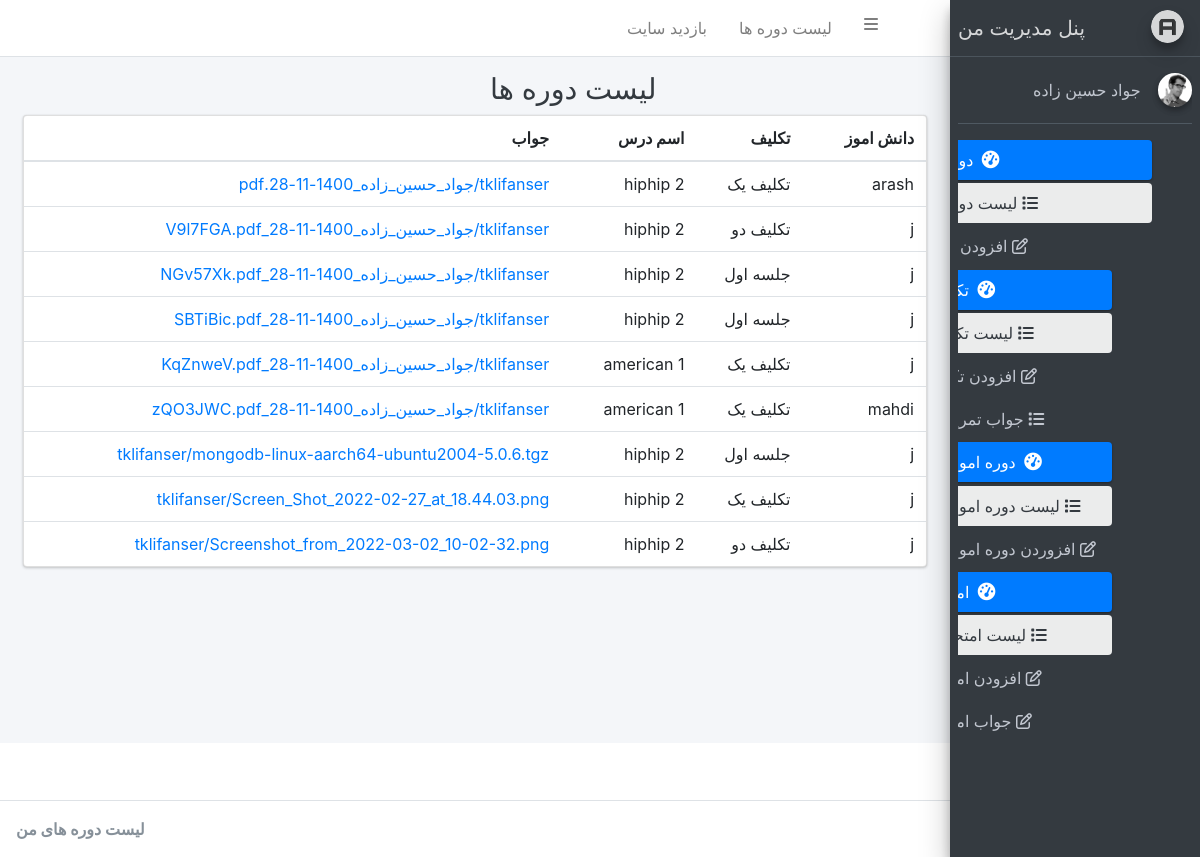
Screenshot of /tklif-answer-admin/ (signed in) with the database file from the repository.
### learning/models.py (models this page shows, shortened)
class TklifAnswer(models.Model):
	user = models.ForeignKey(User, on_delete=models.CASCADE)
	taklif = models.ForeignKey(tklif, on_delete=models.CASCADE)
	ansser = models.FileField(upload_to="tklifanser/", verbose_name="جواب سوال")

class tklif(models.Model):
	user = models.ForeignKey(User, on_delete=models.CASCADE)
	courses = models.ForeignKey(Course, on_delete=models.CASCADE, related_name="coursess")
	title = models.CharField(max_length=100)
	session_number = models.IntegerField(default=1, null=True,)
	description = models.TextField()
	pic = models.ImageField(upload_to="images/")
	def __str__(self):
		return self.courses.name

class Course(models.Model):
	STATUS = (
		("p", "منتشر شده"),
		('d', "پیش نویس"),
	)
	user = models.ForeignKey(User, on_delete=models.CASCADE, related_name="Courses", verbose_name="کاربر")
	slug = models.SlugField(max_length=50, unique=True, null=True, verbose_name="ادرس دوره")
	name = models.CharField(max_length=100,verbose_name="اسم دوره")
	text = models.TextField(verbose_name="توضیحات")
	level = models.CharField(max_length=50, verbose_name="سطح کلاس")
	time = models.DateField(verbose_name="تاریخ شروع")
	term_number = models.IntegerField(verbose_name="شماره ترم")
	start_time = models.CharField(max_length=100, verbose_name="ساعت کلاس")
	price = models.IntegerField(default=0)
	Status = models.CharField(max_length=10, choices=STATUS, default="d", verbose_name="وضعیت")
	students = models.ManyToManyField(User, blank=True, related_name="student")
	objects = PublishManager()

### account/views.py (the view)
# urls.py: path("tklif-answer-admin/", TklifAnswerAdmin.as_view(), name="tklif-answer-admin"),
class TklifAnswerAdmin(LoginRequiredMixin ,ListView):
	template_name = "account/TklifProfileAdmin.html"
	def get_queryset(self):
		if self.request.user.is_superuser:
			return TklifAnswer.objects.all()
		else:
			return TklifAnswer.objects.filter(taklif__user = self.request.user)

### templates/account/TklifProfileAdmin.html (shortened to what this page needs)
{% extends "account/base.html" %}
{% block content %}
              <div class="row">
                <div class="col-12">
                  <div class="card">
                    <div class="card-body table-responsive p-0">
                      <table class="table table-hover">
                        <thead>
                          <tr>
                            <th>دانش اموز</th>
                            <th>تکلیف</th>
                            <th>اسم درس</th>
                            <th>جواب</th>
                          </tr>
                        </thead>
                        <tbody>
                          <tr>
                            {% for tklifss in object_list %}
                            <td>{{tklifss.user}}</td>
                            <td>{{tklifss.taklif.title}}</td>
                            <td>{{tklifss.taklif}}</td>
                            <td><a href="{{tklifss.ansser.url}}">{{ tklifss.ansser }}</a></td>
                          </tr>
                          {% endfor %}
                        </table>
                    </div>
                  </div>
                </div>
              </div>
            </div>
            {% endblock %}

### templates/account/base.html (shortened to what this page needs)
{% load static %}
<html>
<head>
  <link rel="stylesheet" href="{% static 'registration/adminlte/plugins/fontawesome-free/css/all.min.css' %}">
  <link rel="stylesheet" href="https://code.ionicframework.com/ionicons/2.0.1/css/ionicons.min.css">
  <link rel="stylesheet" href="{% static 'registration/adminlte/plugins/tempusdominus-bootstrap-4/css/tempusdominus-bootstrap-4.min.css' %}">
  <link rel="stylesheet" href="{% static 'registration/adminlte/plugins/icheck-bootstrap/icheck-bootstrap.min.css' %}">
  <link rel="stylesheet" href="{% static 'registration/adminlte/plugins/jqvmap/jqvmap.min.css' %}">
  <link rel="stylesheet" href="{% static 'registration/adminlte/dist/css/adminlte.min.css' %}">
  <link rel="stylesheet" href="{% static 'registration/adminlte/plugins/overlayScrollbars/css/OverlayScrollbars.min.css' %}">
  <link rel="stylesheet" href="{% static 'registration/adminlte/plugins/daterangepicker/daterangepicker.css' %}">
  <link rel="stylesheet" href="{% static 'registration/adminlte/plugins/summernote/summernote-bs4.css' %}">
  <link rel="stylesheet" href="https://cdn.rtlcss.com/bootstrap/v4.2.1/css/bootstrap.min.css">
  <link rel="stylesheet" href="{% static 'registration/adminlte/dist/css/custom.css' %}">
</head>
<body class="hold-transition sidebar-mini layout-fixed">
<div class="wrapper">
  <nav class="main-header navbar navbar-expand navbar-white navbar-light">
    <ul class="navbar-nav">
      <li class="nav-item">
        <a class="nav-link" data-widget="pushmenu" href="#"><i class="fas fa-bars"></i></a>
      </li>
      <li class="nav-item d-none d-sm-inline-block">
        <a href="{% url 'account:Profile' %}" class="nav-link">لیست دوره ها</a>
      </li>
      <li class="nav-item d-none d-sm-inline-block">
        <a href="{% url 'learning:home' %}" class="nav-link">بازدید سایت</a>
      </li>
    </ul>
    <ul class="navbar-nav mr-auto-navbav">
      <li class="nav-item dropdown">
        <a class="nav-link" data-toggle="dropdown" href="{% url 'account:logout' %}">
      </li>
    </ul>
  </nav>
  <aside class="main-sidebar sidebar-dark-primary elevation-4">
    <a href="index3.html" class="brand-link">
      <img src="{% static 'registration/adminlte/dist/img/AdminLTELogo.png' %}" alt="AdminLTE Logo" class="brand-image img-circle elevation-3"
           style="opacity: .8">
      <span class="brand-text font-weight-light">پنل مدیریت من</span>
    </a>
    <div class="sidebar">
      <div class="user-panel mt-3 pb-3 mb-3 d-flex">
        <div class="image">
          <img src="{% static 'registration/adminlte/dist/img/user2-160x160.jpg' %}" class="img-circle elevation-2" alt="User Image">
        </div>
        <div class="info">
          <a href="#" class="d-block">
            {% if user.get_full_name %}
            {{user.get_full_name}}
          {% else %}
            {{user.username}}
          {% endif %}
          </a>
        </div>
      </div>
      <nav class="mt-2">
        <ul class="nav nav-pills nav-sidebar flex-column" data-widget="treeview" role="menu" data-accordion="false">
          <li class="nav-item has-treeview menu-open">
            <a href="#" class="nav-link active">
              <i class="nav-icon fas fa-tachometer-alt"></i>
              <p>
                دوره ها
              </p>
            </a>
            <ul class="nav nav-treeview">
              <li class="nav-item">
                <a href="{% url 'account:Profile' %}" class="nav-link active">
                  <i class="fa fa-list"></i>
                  <p>لیست دوره ها</p>
                </a>
              </li>
              <li class="nav-item">
                <a href="{% url 'account:CreateCourses' %}" class="nav-link">
                  <i class="fa fa-edit"></i>
                  <p>افزودن دوره</p>
                </a>
              </li>
            </ul>
                    <ul class="nav nav-pills nav-sidebar flex-column" data-widget="treeview" role="menu" data-accordion="false">
          <li class="nav-item has-treeview menu-open">
            <a href="#" class="nav-link active">
              <i class="nav-icon fas fa-tachometer-alt"></i>
              <p>
                تکالیف
              </p>
            </a>
            <ul class="nav nav-treeview">
              <li class="nav-item">
                <a href="{% url 'account:homework' %}" class="nav-link active">
                  <i class="fa fa-list"></i>
                  <p>لیست تکالیف</p>
                </a>
              </li>
              <li class="nav-item">
                <a href="{% url 'account:create-tklif' %}" class="nav-link">
                  <i class="fa fa-edit"></i>
                  <p>افزودن تکلیف</p>
                </a>
              </li>
              <li class="nav-item">
                <a href="{% url 'account:tklif-answer-admin' %}" class="nav-link">
                  <i class="fa fa-list"></i>
                  <p>جواب تمرین ها</p>
                </a>
              </li>
            </ul>
            {% if user.is_superuser %}
          <li class="nav-item has-treeview menu-open">
            <a href="#" class="nav-link active">
              <i class="nav-icon fas fa-tachometer-alt"></i>
              <p>
                دوره اموزشی
              </p>
            </a>
            <ul class="nav nav-treeview">
              <li class="nav-item">
                <a href="{% url 'courseSales:CourseSalesList' %}" class="nav-link active">
                  <i class="fa fa-list"></i>
                  <p>لیست دوره اموزشی</p>
                </a>
              </li>
              <li class="nav-item">
                <a href="{% url 'courseSales:CreateCourseSales' %}" class="nav-link">
                  <i class="fa fa-edit"></i>
                  <p>افزوردن دوره اموزشی</p>
                </a>
              </li>
            </ul>
            {% endif %}
            <li class="nav-item has-treeview menu-open">
              <a href="#" class="nav-link active">
                <i class="nav-icon fas fa-tachometer-alt"></i>
                <p>
                             امتحان
                </p>
              </a>
              <ul class="nav nav-treeview">
                <li class="nav-item">
                  <a href="{% url 'account:quizlist' %}" class="nav-link active">
                    <i class="fa fa-list"></i>
                    <p>لیست امتحانات</p>
                  </a>
                </li>
                <li class="nav-item">
                  <a href="{% url 'courseSales:CreateCourseSales' %}" class="nav-link">
                    <i class="fa fa-edit"></i>
                    <p>افزودن امتحان</p>
                  </a>
                </li>
                <li class="nav-item">
                  <a href="{% url 'courseSales:CreateCourseSales' %}" class="nav-link">
                    <i class="fa fa-edit"></i>
                    <p>جواب امتحان</p>
                  </a>
                </li>
              </ul>
    </div>
  </aside>
  <div class="content-wrapper">
    <div class="content-header">
      <div class="container-fluid">
        <div class="row mb-2">
          <div class="col-sm-6">
            <h1 class="m-0 text-dark">{% block title-safhe %} لیست دوره ها {% endblock %}</h1>
          </div>
              </div>
            {% block content %}
            {% endblock %}
        </div>
      </div>
  </div>
  <footer class="main-footer">
    <strong>
      لیست دوره های من
    </strong>
  </footer>
</body>
</html>

### rows the page displays
TklifAnswer: user "arash", taklif "تکلیف یک", taklif "2 hiphip", ansser "tklifanser/جواد_حسین_زاده_1400-11-28.pdf"
TklifAnswer: user "j", taklif "تکلیف دو", taklif "2 hiphip", ansser "tklifanser/جواد_حسین_زاده_1400-11-28_V9l7FGA.pdf"
TklifAnswer: user "j", taklif "جلسه اول", taklif "2 hiphip", ansser "tklifanser/جواد_حسین_زاده_1400-11-28_NGv57Xk.pdf"
TklifAnswer: user "j", taklif "جلسه اول", taklif "2 hiphip", ansser "tklifanser/جواد_حسین_زاده_1400-11-28_SBTiBic.pdf"
TklifAnswer: user "j", taklif "تکلیف یک", taklif "american 1", ansser "tklifanser/جواد_حسین_زاده_1400-11-28_KqZnweV.pdf"
TklifAnswer: user "mahdi", taklif "تکلیف یک", taklif "american 1", ansser "tklifanser/جواد_حسین_زاده_1400-11-28_zQO3JWC.pdf"
TklifAnswer: user "j", taklif "جلسه اول", taklif "2 hiphip", ansser "tklifanser/mongodb-linux-aarch64-ubuntu2004-5.0.6.tgz"
TklifAnswer: user "j", taklif "تکلیف یک", taklif "2 hiphip", ansser "tklifanser/Screen_Shot_2022-02-27_at_18.44.03.png"
TklifAnswer: user "j", taklif "تکلیف دو", taklif "2 hiphip", ansser "tklifanser/Screenshot_from_2022-03-02_10-02-32.png"

### other values shown
{{ user.get_full_name }} "جواد حسین زاده"
